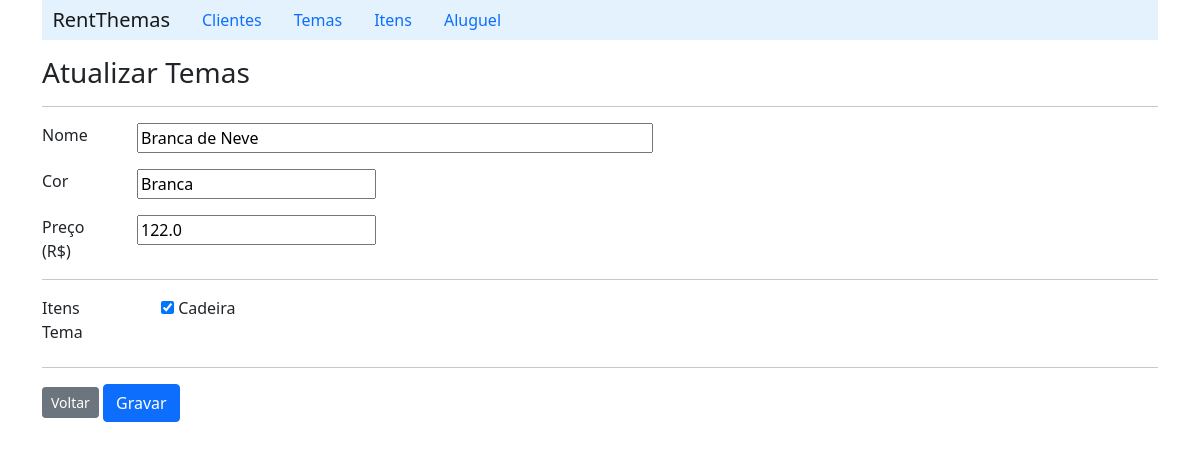
/detailTheme/1, run on an earlier commit of the app's database.
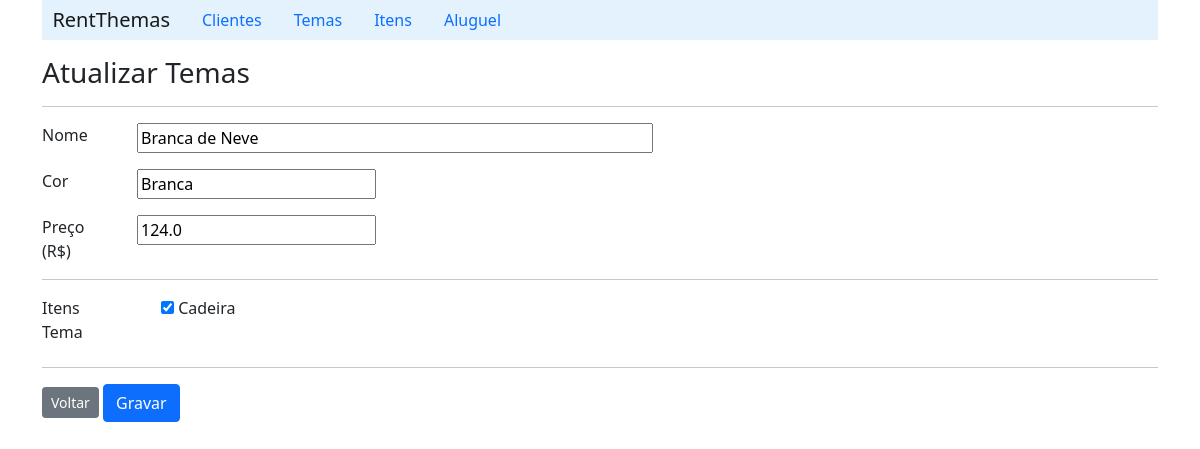
And on a later commit of the database.
### rent/models.py (models this page shows, shortened)
class Theme(models.Model):
    name = models.CharField(max_length=20, blank=False)
    color = models.CharField(max_length=10)
    price = models.FloatField()
    itens =  models.ManyToManyField('Item', related_name='themes')

### rent/views.py (the view)
# urls.py: path('detailTheme/<int:id>', ThemeViews.detailTheme),
    def detailTheme(request, id):
        theme = Theme.objects.get(pk=id)
        return render(request, 'theme/formEditTheme.html', {'theme': theme} )

### rent/templates/theme/formEditTheme.html (shortened to what this page needs)
{% extends "index.html" %}
{% block content %}
    <h3>Atualizar Temas</h3>
    <hr>
        <form action="/updateTheme/{{theme.id}}" method="post">
            <div class="row mb-3">
                <label class="col-sm-1" for="">Nome</label>
                <div class="col-sm-11">
                    <input type="text" size="50" name="name" value="{{theme.name}}">
                </div>
            </div>
           <div class="row mb-3">
                    <label class="col-sm-1" for="">Cor</label>
                    <div class="col-sm-11">
                        <input type="text" size="20" name="color" value="{{theme.color}}">
                    </div>
           </div>
            <div class="row mb-3">
                <label class="col-sm-1" for="">Preço (R$)</label>
                <div class="col-sm-11">
                    <input type="text" size="20" name="price" value="{{theme.price}}">
                </div>
            </div>
            <hr>
            <fieldset class="row mb-3">
                <legend class="col-form-label col-sm-1 pt-0">Itens Tema</legend>
                <div class="col-sm-11">
                    {% for item in theme.itens.all %}
                        {% if item%}
                            <div class="form-check">
                                <input type="checkbox" name="item" value="{{item.id}}" id="" checked>
                                <label for="item_name">{{item.name}}</label>
                            </div>
                        {% endif%}
                    {% endfor %}
                </div>
            </fieldset>
            <hr>
        <a class="btn btn-secondary btn-sm" href="/listTheme">Voltar</a>
        <input class="btn btn-primary" type="submit" value="Gravar">
        </form>
{% endblock %}

What changed in the data, as far as the page shows it:
changed Theme "Branca de Neve": price "122.0" → "124.0"
